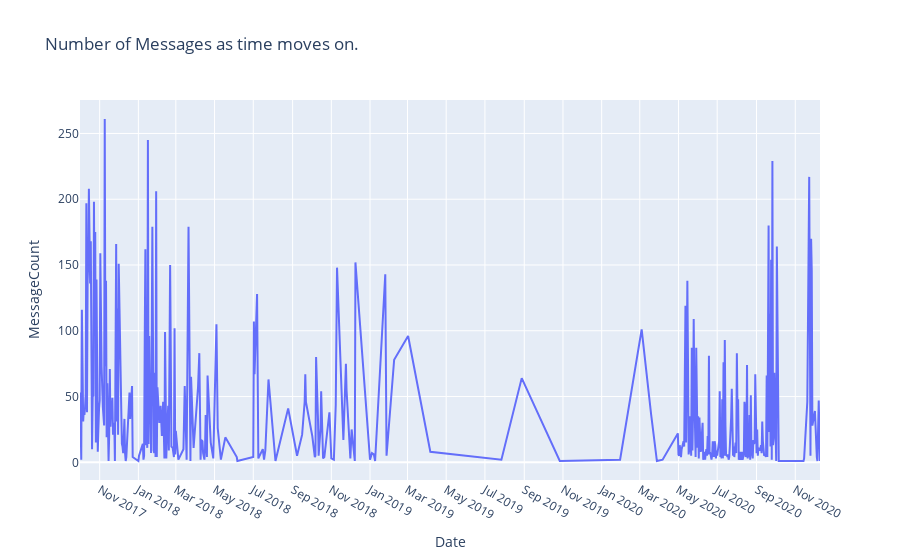

Notebook cell for this chart:
### Code cell
fig = px.line(date_df, x="Date", y="MessageCount", title='Number of Messages as time moves on.')
fig.update_xaxes(nticks=20)
fig.show()

### Figure 1 — Plotly figure (JSON) as saved in the notebook; plotly's stock layout.template omitted (floating-point values rounded to 4 significant figures; data arrays with more than 128 entries replaced by an {"elided": "..."} marker saying what was removed)
{"data": [{"hovertemplate": "Date=%{x}<br>MessageCount=%{y}<extra></extra>", "legendgroup": "", "line": {"color": "#636efa", "dash": "solid"}, "mode": "lines", "name": "", "orientation": "v", "showlegend": false, "type": "scatter", "x": {"elided": "378 str values"}, "xaxis": "x", "y": {"elided": "378 int values"}, "yaxis": "y"}], "layout": {"legend": {"tracegroupgap": 0}, "title": {"text": "Number of Messages as time moves on."}, "xaxis": {"anchor": "y", "domain": [0, 1], "nticks": 20, "title": {"text": "Date"}}, "yaxis": {"anchor": "x", "domain": [0, 1], "title": {"text": "MessageCount"}}}}
